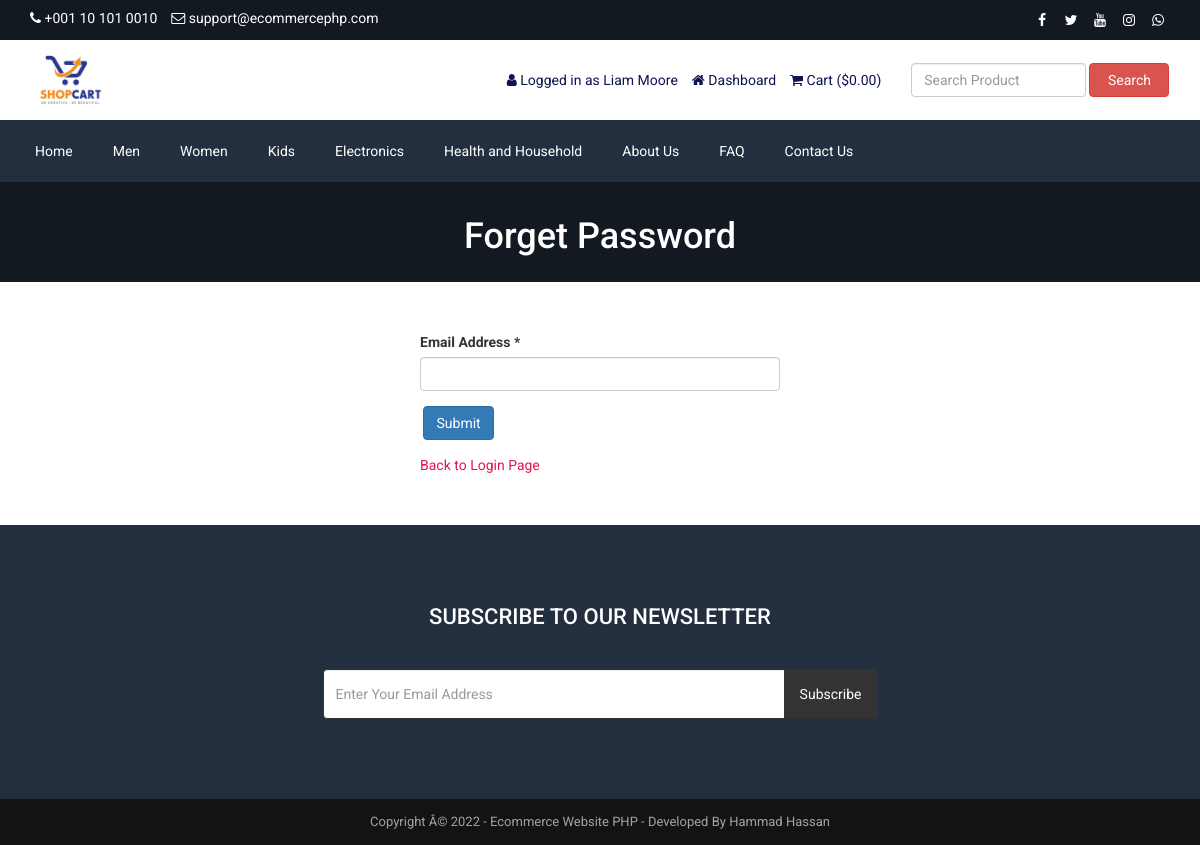
The page /forget-password.php (signed in) on the database its author committed.
### tables this page shows
CREATE TABLE `tbl_settings` (
  `id` int(11) NOT NULL,
  `logo` BLOB NOT NULL,
  `favicon` BLOB NOT NULL,
  `footer_about` text NOT NULL,
  `footer_copyright` text NOT NULL,
  `contact_address` text NOT NULL,
  `contact_email` varchar(255) NOT NULL,
  `contact_phone` varchar(255) NOT NULL,
  `contact_fax` varchar(255) NOT NULL,
  `contact_map_iframe` text NOT NULL,
  `receive_email` varchar(255) NOT NULL,
  `receive_email_subject` varchar(255) NOT NULL,
  `receive_email_thank_you_message` text NOT NULL,
  `forget_password_message` text NOT NULL,
  `total_recent_post_footer` int(10) NOT NULL,
  `total_popular_post_footer` int(10) NOT NULL,
  `total_recent_post_sidebar` int(11) NOT NULL,
  `total_popular_post_sidebar` int(11) NOT NULL,
  `total_featured_product_home` int(11) NOT NULL,
  `total_latest_product_home` int(11) NOT NULL,
  `total_popular_product_home` int(11) NOT NULL,
  `meta_title_home` text NOT NULL,
  `meta_keyword_home` text NOT NULL,
  `meta_description_home` text NOT NULL,
  `banner_login` BLOB NOT NULL,
  `banner_registration` BLOB NOT NULL,
  `banner_forget_password` BLOB NOT NULL,
  `banner_reset_password` BLOB NOT NULL,
  `banner_search` BLOB NOT NULL,
  `banner_cart` BLOB NOT NULL,
  `banner_checkout` BLOB NOT NULL,
  `banner_product_category` BLOB NOT NULL,
  `banner_blog` BLOB NOT NULL,
  `cta_title` varchar(255) NOT NULL,
  `cta_content` text NOT NULL,
  `cta_read_more_text` varchar(255) NOT NULL,
  `cta_read_more_url` varchar(255) NOT NULL,
  `cta_photo` BLOB NOT NULL,
  `featured_product_title` varchar(255) NOT NULL,
  `featured_product_subtitle` varchar(255) NOT NULL,
  `latest_product_title` varchar(255) NOT NULL,
  `latest_product_subtitle` varchar(255) NOT NULL,
  `popular_product_title` varchar(255) NOT NULL,
  `popular_product_subtitle` varchar(255) NOT NULL,
  `testimonial_title` varchar(255) NOT NULL,
  `testimonial_subtitle` varchar(255) NOT NULL,
  `testimonial_photo` BLOB NOT NULL,
  `blog_title` varchar(255) NOT NULL,
  `blog_subtitle` varchar(255) NOT NULL,
  `newsletter_text` text NOT NULL,
  `paypal_email` varchar(255) NOT NULL,
  `stripe_public_key` varchar(255) NOT NULL,
  `stripe_secret_key` varchar(255) NOT NULL,
  `bank_detail` text NOT NULL,
  `before_head` text NOT NULL,
  `after_body` text NOT NULL,
  `before_body` text NOT NULL,
  `home_service_on_off` int(11) NOT NULL,
  `home_welcome_on_off` int(11) NOT NULL,
  `home_featured_product_on_off` int(11) NOT NULL,
  `home_latest_product_on_off` int(11) NOT NULL,
  `home_popular_product_on_off` int(11) NOT NULL,
  `home_testimonial_on_off` int(11) NOT NULL,
  `home_blog_on_off` int(11) NOT NULL,
  `newsletter_on_off` int(11) NOT NULL,
  `ads_above_welcome_on_off` int(1) NOT NULL,
  `ads_above_featured_product_on_off` int(1) NOT NULL,
  `ads_above_latest_product_on_off` int(1) NOT NULL,
  `ads_above_popular_product_on_off` int(1) NOT NULL,
  `ads_above_testimonial_on_off` int(1) NOT NULL,
  `ads_category_sidebar_on_off` int(1) NOT NULL
);

CREATE TABLE `tbl_social` (
  `social_id` int(11) NOT NULL,
  `social_name` varchar(30) NOT NULL,
  `social_url` varchar(255) NOT NULL,
  `social_icon` varchar(30) NOT NULL
);

CREATE TABLE `tbl_top_category` (
  `tcat_id` int(11) NOT NULL,
  `tcat_name` varchar(255) NOT NULL,
  `show_on_menu` int(1) NOT NULL
);

CREATE TABLE `tbl_page` (
  `id` int(11) NOT NULL,
  `about_title` varchar(255) NOT NULL,
  `about_content` text NOT NULL,
  `about_banner` varchar(255) NOT NULL,
  `about_meta_title` varchar(255) NOT NULL,
  `about_meta_keyword` text NOT NULL,
  `about_meta_description` text NOT NULL,
  `faq_title` varchar(255) NOT NULL,
  `faq_banner` varchar(255) NOT NULL,
  `faq_meta_title` varchar(255) NOT NULL,
  `faq_meta_keyword` text NOT NULL,
  `faq_meta_description` text NOT NULL,
  `blog_title` varchar(255) NOT NULL,
  `blog_banner` varchar(255) NOT NULL,
  `blog_meta_title` varchar(255) NOT NULL,
  `blog_meta_keyword` text NOT NULL,
  `blog_meta_description` text NOT NULL,
  `contact_title` varchar(255) NOT NULL,
  `contact_banner` varchar(255) NOT NULL,
  `contact_meta_title` varchar(255) NOT NULL,
  `contact_meta_keyword` text NOT NULL,
  `contact_meta_description` text NOT NULL,
  `pgallery_title` varchar(255) NOT NULL,
  `pgallery_banner` varchar(255) NOT NULL,
  `pgallery_meta_title` varchar(255) NOT NULL,
  `pgallery_meta_keyword` text NOT NULL,
  `pgallery_meta_description` text NOT NULL,
  `vgallery_title` varchar(255) NOT NULL,
  `vgallery_banner` varchar(255) NOT NULL,
  `vgallery_meta_title` varchar(255) NOT NULL,
  `vgallery_meta_keyword` text NOT NULL,
  `vgallery_meta_description` text NOT NULL
);

### forget-password.php (the view, shortened to what this page needs)
<?php
require_once('header.php');
?>
<?php
$statement = $pdo->prepare("SELECT * FROM tbl_settings WHERE id=1");
$statement->execute();
$result = $statement->fetchAll(PDO::FETCH_ASSOC);
foreach ($result as $row) {
    $banner_forget_password = $row['banner_forget_password'];
}
?>
<div class="page-banner" style="background-color:#444;background-image: url(assets/uploads/<?php echo $banner_forget_password; ?>);">
    <div class="inner">
        <h1><?php echo LANG_VALUE_97; ?></h1>
    </div>
</div>
<div class="page">
    <div class="container">
        <div class="row">
            <div class="col-md-12">
                <div class="user-content">
                    <form action="" method="post">
                        <div class="row">
                            <div class="col-md-4"></div>
                            <div class="col-md-4">
                                <div class="form-group">
                                    <label for=""><?php echo LANG_VALUE_94; ?> *</label>
                                    <input type="email" class="form-control" name="cust_email">
                                </div>
                                <div class="form-group">
                                    <input type="submit" class="btn btn-primary" value="<?php echo LANG_VALUE_4; ?>" name="form1">
                                </div>
                                <a href="login.php" style="color:#e4144d;"><?php echo LANG_VALUE_12; ?></a>
                            </div>
                        </div>
                    </form>
                </div>
            </div>
        </div>
    </div>
</div>
<?php require_once('footer.php'); ?>

### header.php (shortened to what this page needs)
<?php
include("admin/inc/config.php");
$statement = $pdo->prepare("SELECT * FROM tbl_settings WHERE id=1");
$statement->execute();
$result = $statement->fetchAll(PDO::FETCH_ASSOC);
foreach ($result as $row)
{
	$logo = $row['logo'];
	$contact_email = $row['contact_email'];
	$contact_phone = $row['contact_phone'];
}
?>
<!DOCTYPE html>
<html lang="en">
<head>
	<link rel="stylesheet" href="assets/css/bootstrap.min.css">
	<link rel="stylesheet" href="assets/css/font-awesome.min.css">
	<link rel="stylesheet" href="assets/css/owl.carousel.min.css">
	<link rel="stylesheet" href="assets/css/owl.theme.default.min.css">
	<link rel="stylesheet" href="assets/css/jquery.bxslider.min.css">
    <link rel="stylesheet" href="assets/css/magnific-popup.css">
    <link rel="stylesheet" href="assets/css/rating.css">
	<link rel="stylesheet" href="assets/css/spacing.css">
	<link rel="stylesheet" href="assets/css/bootstrap-touch-slider.css">
	<link rel="stylesheet" href="assets/css/animate.min.css">
	<link rel="stylesheet" href="assets/css/tree-menu.css">
	<link rel="stylesheet" href="assets/css/select2.min.css">
	<link rel="stylesheet" href="assets/css/main.css">
	<link rel="stylesheet" href="assets/css/responsive.css">
	<?php
	$statement = $pdo->prepare("SELECT * FROM tbl_page WHERE id=1");
	$statement->execute();
	$result = $statement->fetchAll(PDO::FETCH_ASSOC);
		?>
</head>
<body>
<div class="top">
	<div class="container">
		<div class="row">
			<div class="col-md-6 col-sm-6 col-xs-12">
				<div class="left">
					<ul><?php if (!empty ($contact_phone)) {?>
						<li><i class="fa fa-phone"></i> <?php echo $contact_phone; ?></li>
						<?php }?>
						<?php if (!empty ($contact_email)) {?>
						<li><i class="fa fa-envelope-o"></i> <?php echo $contact_email; ?></li>
					<?php }?>
					</ul>
				</div>
			</div>
			<div class="col-md-6 col-sm-6 col-xs-12">
				<div class="right">
					<ul>
						<?php
						$statement = $pdo->prepare("SELECT * FROM tbl_social");
						$statement->execute();
						$result = $statement->fetchAll(PDO::FETCH_ASSOC);
						foreach ($result as $row) {
							?>
							<?php if($row['social_url'] != ''): ?>
							<li><a href="<?php echo $row['social_url']; ?>"><i class="<?php echo $row['social_icon']; ?>"></i></a></li>
							<?php endif; ?>
							<?php
						}
						?>
					</ul>
				</div>
			</div>
		</div>
	</div>
</div>
<div class="header">
	<div class="container">
		<div class="row inner">
			<div class="col-md-4 logo">
				<a href="index.php"><img src="assets/uploads/<?php echo $logo; ?>" alt="logo image"></a>
			</div>
			<div class="col-md-5 right">
				<ul>
					<?php
					if(isset($_SESSION['customer'])) {
						?>
						<li><i class="fa fa-user"></i> <?php echo LANG_VALUE_13; ?> <?php echo $_SESSION['customer']['cust_name']; ?></li>
						<li><a href="dashboard.php"><i class="fa fa-home"></i> <?php echo LANG_VALUE_89; ?></a></li>
						<?php
					} else {
						?>
						<li><a href="login.php"><i class="fa fa-sign-in"></i> <?php echo LANG_VALUE_9; ?></a></li>
						<li><a href="registration.php"><i class="fa fa-user-plus"></i> <?php echo LANG_VALUE_15; ?></a></li>
						<?php
					}
					?>
					<li><a href="cart.php"><i class="fa fa-shopping-cart"></i> <?php echo LANG_VALUE_18; ?> (<?php echo LANG_VALUE_1; ?><?php
					if(isset($_SESSION['cart_p_id'])) {
						$table_total_price = 0;
						$i=0;
	                    foreach($_SESSION['cart_p_qty'] as $key => $value)
	                    {
	                        $i++;
	                        $arr_cart_p_qty[$i] = $value;
	                    }                    $i=0;
	                    foreach($_SESSION['cart_p_current_price'] as $key => $value)
	                    {
	                        $i++;
	                        $arr_cart_p_current_price[$i] = $value;
	                    }
	                    for($i=1;$i<=count($arr_cart_p_qty);$i++) {
	                    	$row_total_price = $arr_cart_p_current_price[$i]*$arr_cart_p_qty[$i];
	                        $table_total_price = $table_total_price + $row_total_price;
	                    }
						echo $table_total_price;
					} else {
						echo '0.00';
					}
					?>)</a></li>
				</ul>
			</div>
			<div class="col-md-3 search-area">
				<form class="navbar-form navbar-left" role="search" action="search-result.php" method="get">
					<div class="form-group">
						<input type="text" class="form-control search-top" placeholder="<?php echo LANG_VALUE_2; ?>" name="search_text">
					</div>
					<button type="submit" class="btn btn-danger"><?php echo LANG_VALUE_3; ?></button>
				</form>
			</div>
		</div>
	</div>
</div>
<div class="nav">
	<div class="container">
		<div class="row">
			<div class="col-md-12 pl_0 pr_0">
				<div class="menu-container">
					<div class="menu">
						<ul>
							<li><a href="index.php">Home</a></li>
							<?php
							$statement = $pdo->prepare("SELECT * FROM tbl_top_category WHERE show_on_menu=1");
							$statement->execute();
							$result = $statement->fetchAll(PDO::FETCH_ASSOC);
							foreach ($result as $row) {
								?>
								<li><a href="product-category.php?id=<?php echo $row['tcat_id']; ?>&type=top-category"><?php echo $row['tcat_name']; ?></a>
								</li>
								<?php
							}
							?>
							<?php
							$statement = $pdo->prepare("SELECT * FROM tbl_page WHERE id=1");
							$statement->execute();
							$result = $statement->fetchAll(PDO::FETCH_ASSOC);
							foreach ($result as $row) {
								$about_title = $row['about_title'];
								$faq_title = $row['faq_title'];
								$contact_title = $row['contact_title'];
							}
							?>
							<li><a href="about.php"><?php echo $about_title; ?></a></li>
							<li><a href="faq.php"><?php echo $faq_title; ?></a></li>
							<li><a href="contact.php"><?php echo $contact_title; ?></a></li>
						</ul>
					</div>
				</div>
			</div>
		</div>
	</div>
</div>

### footer.php (shortened to what this page needs)
<?php
$statement = $pdo->prepare("SELECT * FROM tbl_settings WHERE id=1");
$statement->execute();
$result = $statement->fetchAll(PDO::FETCH_ASSOC);
foreach ($result as $row)
{
	$footer_copyright = $row['footer_copyright'];
    $newsletter_on_off = $row['newsletter_on_off'];
}
?>
<?php if($newsletter_on_off == 1): ?>
<section class="home-newsletter">
	<div class="container">
		<div class="row">
			<div class="col-md-6 col-md-offset-3">
				<div class="single">
				<form action="" method="post">
					<h2><?php echo LANG_VALUE_93; ?></h2>
					<div class="input-group">
			        	<input type="email" class="form-control" placeholder="<?php echo LANG_VALUE_95; ?>" name="email_subscribe">
			         	<span class="input-group-btn">
			         	<button class="btn btn-theme" type="submit" name="form_subscribe"><?php echo LANG_VALUE_92; ?></button>
			         	</span>
			        </div>
				</div>
			</div>
		</div>
	</div>
</section>
<?php endif; ?>
<div class="footer-bottom">
	<div class="container">
		<div class="row">
			<div class="col-md-12 copyright">
				<?php if (!empty ($footer_copyright)) {?>
				<?php echo $footer_copyright; ?>
				<?php }?>
			</div>
		</div>
	</div>
</div>
</body>
</html>

### rows shown on the page
tbl_settings: contact_phone "+001 10 101 0010", contact_email "support@ecommercephp.com", logo (picture), banner_forget_password (picture), footer_copyright "Copyright Â© 2022 - Ecommerce Website PHP - Developed By Hammad Hassan"
tbl_top_category: tcat_name "Men"
tbl_top_category: tcat_name "Women"
tbl_top_category: tcat_name "Kids"
tbl_top_category: tcat_name "Electronics"
tbl_top_category: tcat_name "Health and Household"
tbl_page: about_title "About Us", faq_title "FAQ", contact_title "Contact Us"

### other values the page prints
LANG_VALUE_13 "Logged in as"
$_SESSION['customer']['cust_name'] "Liam Moore"
LANG_VALUE_89 "Dashboard"
LANG_VALUE_18 "Cart"
LANG_VALUE_1 "$"
LANG_VALUE_3 "Search"
LANG_VALUE_97 "Forget Password"
LANG_VALUE_94 "Email Address"
LANG_VALUE_12 "Back to Login Page"
LANG_VALUE_93 "SUBSCRIBE TO OUR NEWSLETTER"
LANG_VALUE_92 "Subscribe"
